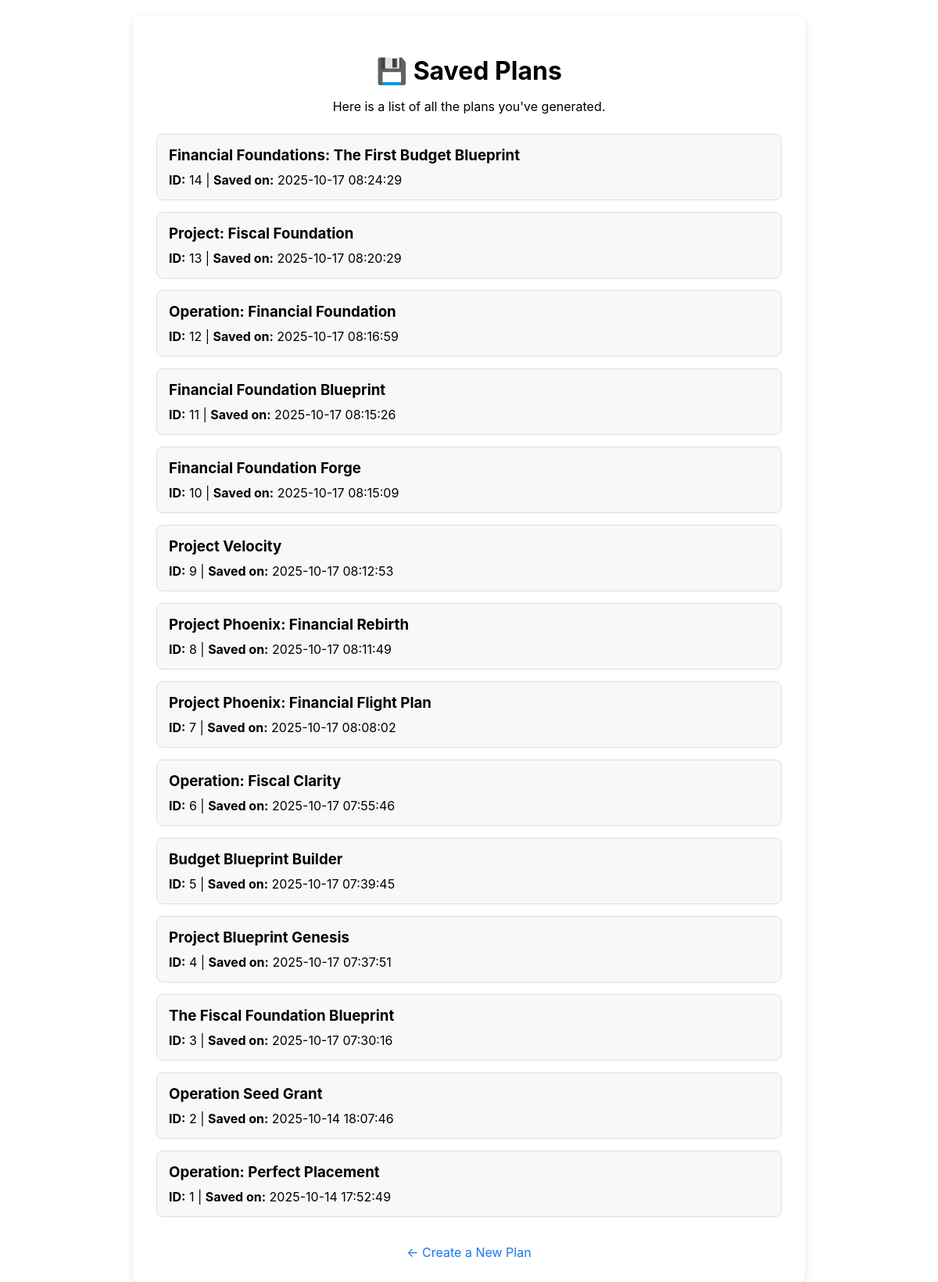
The app's page /plans with its own data.
### tables this page shows
CREATE TABLE plans (
            id INTEGER PRIMARY KEY AUTOINCREMENT,
            project_name TEXT NOT NULL,
            plan_data TEXT NOT NULL,
            created_at TIMESTAMP DEFAULT CURRENT_TIMESTAMP
        );

### app.py (the view)
@app.route('/plans')
def view_plans():
    conn = sqlite3.connect('plans.db')
    conn.row_factory = sqlite3.Row
    cursor = conn.cursor()
    cursor.execute("SELECT id, project_name, created_at FROM plans ORDER BY created_at DESC")
    plans = cursor.fetchall()
    conn.close()
    return render_template('plans.html', plans=plans)

### templates/plans.html (shortened to what this page needs)
<!DOCTYPE html>
<html lang="en">
<head>
    <link rel="stylesheet" href="/static/style.css">
</head>
<body>
    <div class="container">
        <h1>💾 Saved Plans</h1>
        <p>Here is a list of all the plans you've generated.</p>
        <div id="plan-list">
            {% for plan in plans %}
                <div class="plan-list-item">
                    <h3>{{ plan.project_name }}</h3>
                    <div class="meta">
                        <strong>ID:</strong> {{ plan.id }} | <strong>Saved on:</strong> {{ plan.created_at }}
                    </div>
                </div>
            {% else %}
                <p>No plans have been saved yet.</p>
            {% endfor %}
        </div>
        <br>
        <a href="/">← Create a New Plan</a>
    </div>
</body>
</html>

### static/style.css (style rules this page uses)
body { font-family: -apple-system, BlinkMacSystemFont, "Segoe UI", Roboto, Helvetica, Arial, sans-serif; margin: 0; padding: 20px; display: flex; justify-content: center; align-items: center; min-height: 100vh; transition: background-color 0.4s ease, color 0.4s ease; }
.container { padding: 30px; border-radius: 12px; box-shadow: 0 4px 12px rgba(0, 0, 0, 0.1); width: 100%; max-width: 800px; text-align: center; transition: background-color 0.4s, color 0.4s; }
h1 { margin-bottom: 10px; }
p { margin-bottom: 25px; }

### templates/plans.html (style rules this page uses)
.plan-list-item { background-color: #f7f8fa; border: 1px solid #dddfe2; border-radius: 8px; padding: 15px; margin-bottom: 15px; text-align: left; }
.plan-list-item h3 { margin: 0 0 10px; }
a { text-decoration: none; color: #1877f2; }

### records on screen
plans: project_name "Financial Foundations: The First Budget Blueprint", id "14", created_at "2025-10-17 08:24:29"
plans: project_name "Project: Fiscal Foundation", id "13", created_at "2025-10-17 08:20:29"
plans: project_name "Operation: Financial Foundation", id "12", created_at "2025-10-17 08:16:59"
plans: project_name "Financial Foundation Blueprint", id "11", created_at "2025-10-17 08:15:26"
plans: project_name "Financial Foundation Forge", id "10", created_at "2025-10-17 08:15:09"
plans: project_name "Project Velocity", id "9", created_at "2025-10-17 08:12:53"
plans: project_name "Project Phoenix: Financial Rebirth", id "8", created_at "2025-10-17 08:11:49"
plans: project_name "Project Phoenix: Financial Flight Plan", id "7", created_at "2025-10-17 08:08:02"
plans: project_name "Operation: Fiscal Clarity", id "6", created_at "2025-10-17 07:55:46"
plans: project_name "Budget Blueprint Builder", id "5", created_at "2025-10-17 07:39:45"
plans: project_name "Project Blueprint Genesis", id "4", created_at "2025-10-17 07:37:51"
plans: project_name "The Fiscal Foundation Blueprint", id "3", created_at "2025-10-17 07:30:16"
plans: project_name "Operation Seed Grant", id "2", created_at "2025-10-14 18:07:46"
plans: project_name "Operation: Perfect Placement", id "1", created_at "2025-10-14 17:52:49"
